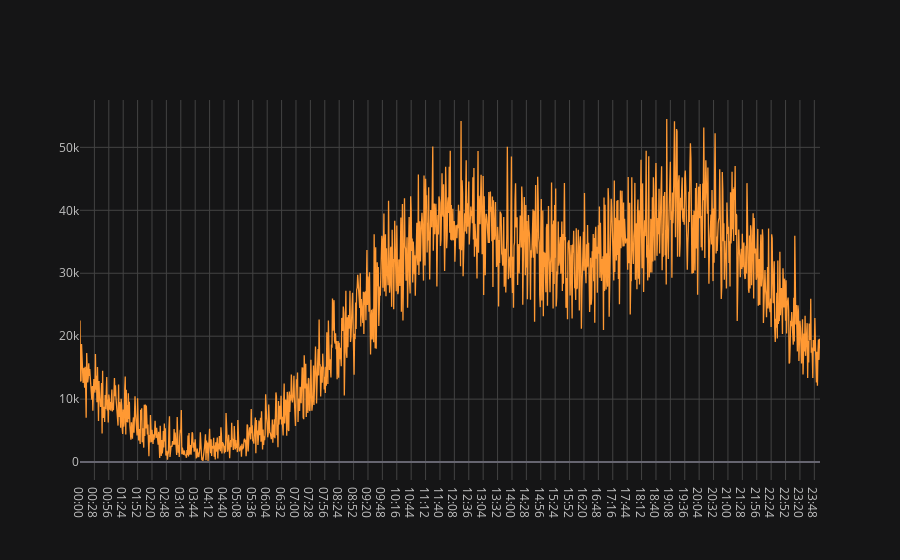

Notebook source saved alongside this figure:
### Code cell
by_time.iplot()

### Figure 1 — Plotly figure (JSON) as saved in the notebook; plotly's stock layout.template omitted (floating-point values rounded to 4 significant figures; data arrays with more than 128 entries replaced by an {"elided": "..."} marker saying what was removed)
{"data": [{"line": {"color": "rgba(255, 153, 51, 1.0)", "dash": "solid", "shape": "linear", "width": 1.3}, "mode": "lines", "name": "Sales", "text": "", "type": "scatter", "x": {"elided": "1440 str values"}, "y": {"elided": "1440 float values"}}], "layout": {"legend": {"bgcolor": "#151516", "font": {"color": "#D9D9D9"}}, "paper_bgcolor": "#151516", "plot_bgcolor": "#151516", "title": {"font": {"color": "#D9D9D9"}}, "xaxis": {"gridcolor": "#434343", "showgrid": true, "tickfont": {"color": "#C2C2C2"}, "title": {"font": {"color": "#D9D9D9"}, "text": ""}, "zerolinecolor": "#666570"}, "yaxis": {"gridcolor": "#434343", "showgrid": true, "tickfont": {"color": "#C2C2C2"}, "title": {"font": {"color": "#D9D9D9"}, "text": ""}, "zerolinecolor": "#666570"}}}
